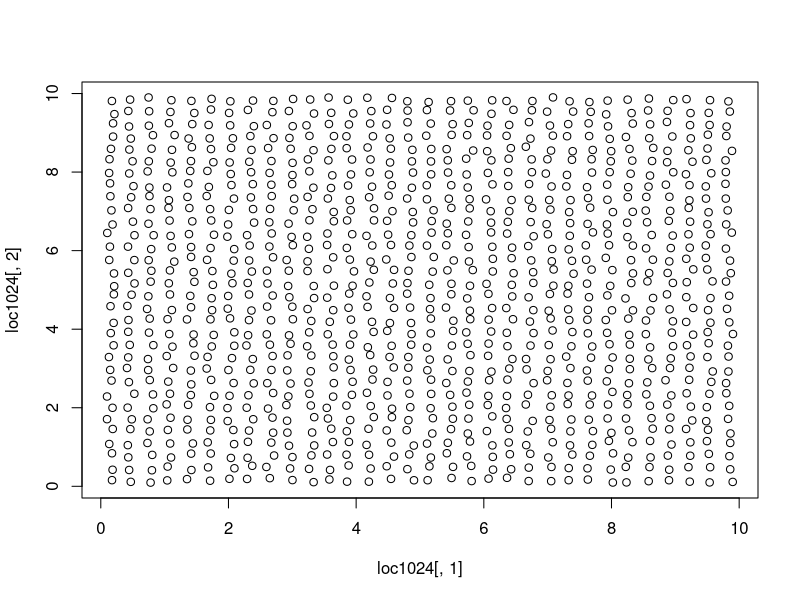
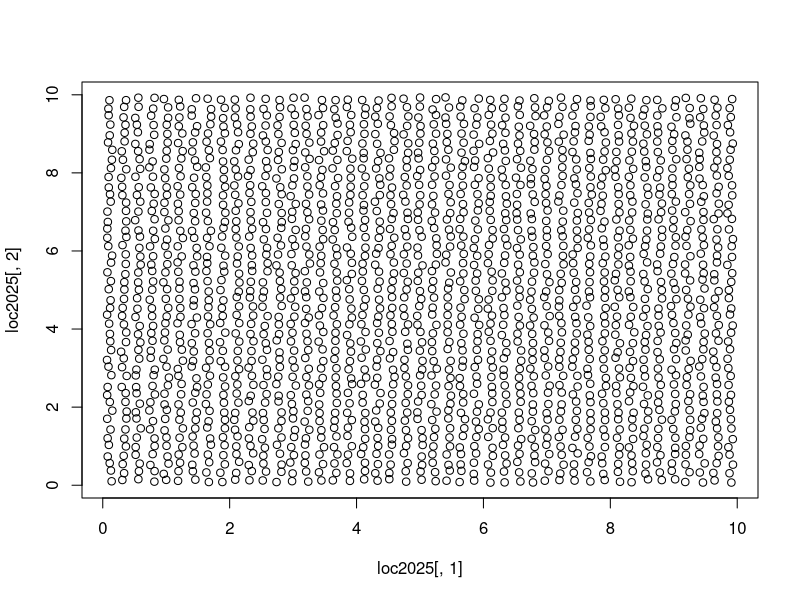
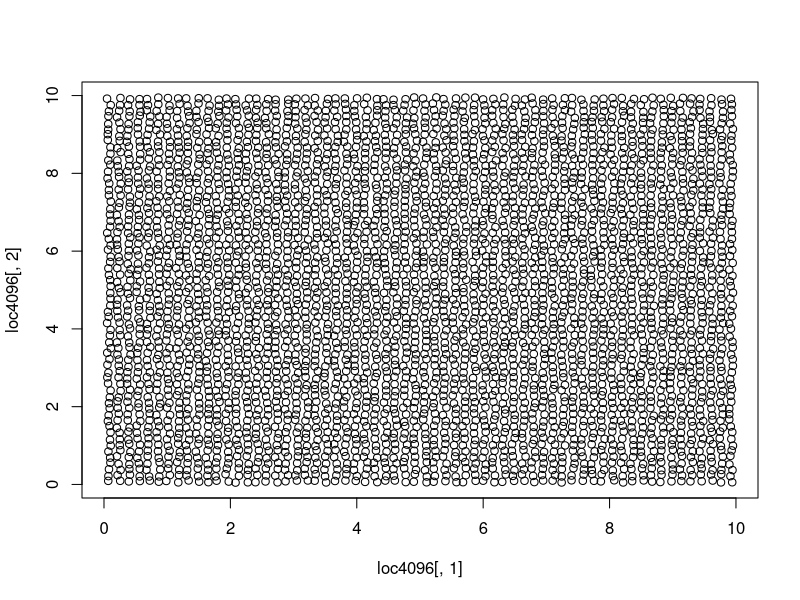
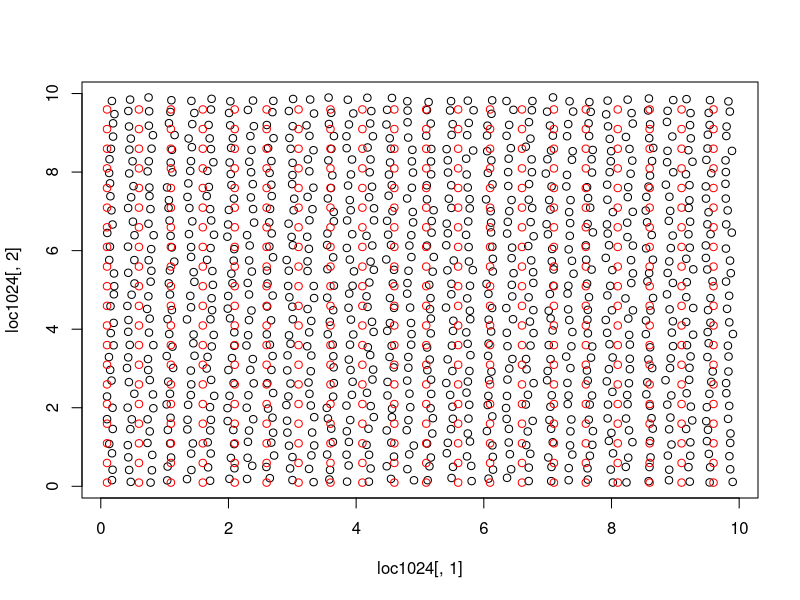
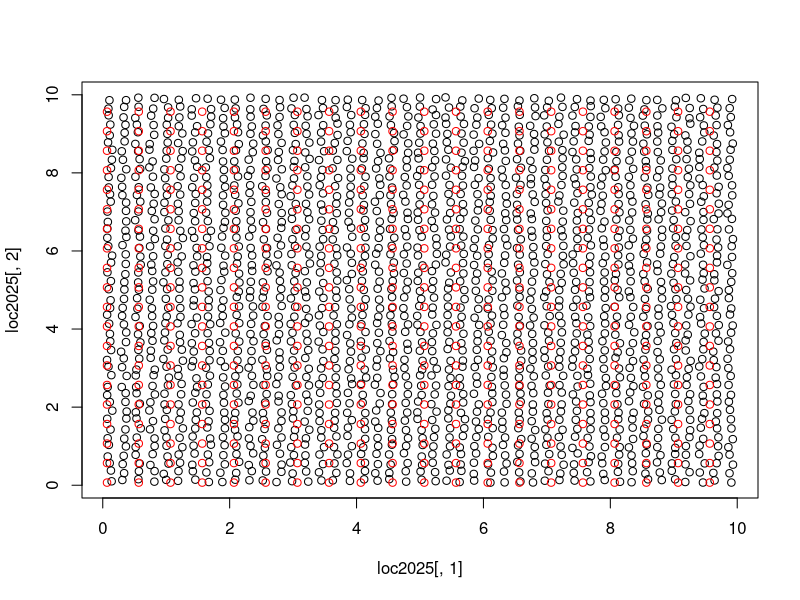
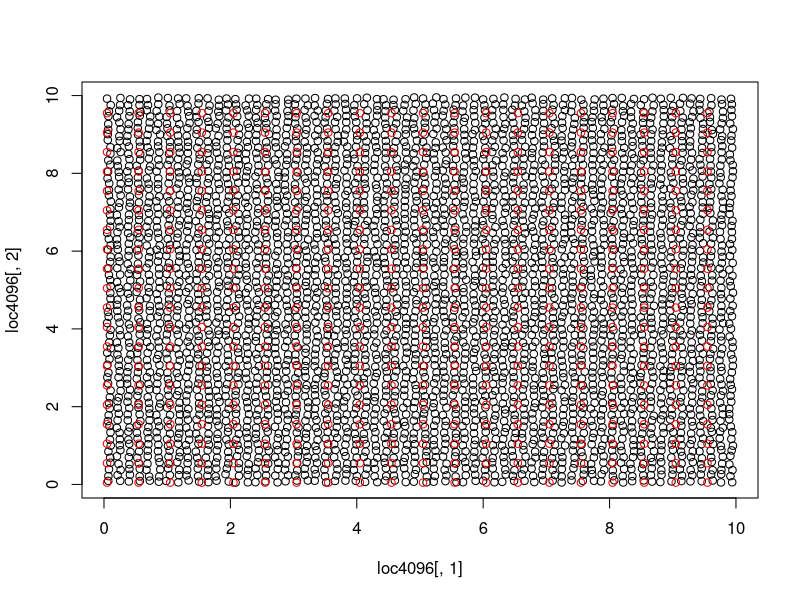

Source code (R) for these figures, in order: (Note: this script raises an error after producing the figures.)
### Jessica Miller ###
### Nov. 10, 2016 ###
### ST 758 Proj. 2 ###

#setwd("F:/ST 758/jmmill13ST758")
#library(fields)
#library(geoR)
#library(mvtnorm)

loc1024 <- read.csv("locations1024.csv", header=T)
loc2025 <- read.csv("locations2025.csv", header=T)
loc4096 <- read.csv("locations4096.csv", header=T)

## Plot locations on grid

plot(loc1024[,1],loc1024[,2])
plot(loc2025[,1],loc2025[,2])
plot(loc4096[,1],loc4096[,2])

# The locations are very similar to each other. Create grid.

newlocs <- function(locs.x, locs.y, sep) {
    x1 <- seq(min(locs.x), max(locs.x), by=sep)
    x2 <- seq(min(locs.y), max(locs.y), by=sep)
    s   <- expand.grid(x1, x2)
}

new1024 <- newlocs(loc1024[,1], loc1024[,2], .5)
new2025 <- newlocs(loc2025[,1], loc2025[,2], .5)
new4096 <- newlocs(loc4096[,1], loc4096[,2], .5)


plot(loc1024[,1],loc1024[,2])
points(new1024[,1], new1024[,2], col="red")
plot(loc2025[,1],loc2025[,2])
points(new2025[,1], new2025[,2], col="red")
plot(loc4096[,1],loc4096[,2])
points(new4096[,1], new4096[,2], col="red")

# Calculate covariance matrices for new grid.

dist1024 <- rdist(new1024)
dist2025 <- rdist(new2025)
dist4096 <- rdist(new4096)

covmat <- function(number, dist) {
    if (number == 1) {
        cov <- Matern(dist1024,1)
    }
    if (number == 2) {
        cov <- exp(-dist)
    }
    return(cov)
}

cov1024.mat <- covmat(1,dist1024)
cov2025.mat <- covmat(1,dist2025)
cov4096.mat <- covmat(1,dist4096)
cov1024.exp <- covmat(2,dist1024)
cov2025.exp <- covmat(2,dist2025)
cov4096.exp <- covmat(2,dist4096)

# Calculate Gaussian log likelihood two different ways:
# once using solve() to calculate inverse,
# once using chol2inv() to calculate inverse.
# Return the timing of each.

loglik <- function(cov) {
    y <- rmvnorm(n=nrow(cov), sigma=cov)
    timing1 <- vector()
    timing2 <- vector()
    for (i in 1:nrow(cov)){
        timing1 <- append(timing1, system.time(t(y[,i])%*%solve(cov)%*%y[,i])[3])
        timing2 <- append(timing2, system.time(t(y[,i])%*%chol2inv(chol(cov))%*%y[,i])[3])
    }
    return(list(as.numeric(timing1),as.numeric(timing2)))
}

ll1024.mat <- loglik(cov1024.mat)
ll1024.exp <- loglik(cov1024.exp)
ll2025.mat <- loglik(cov2025.mat)
ll2025.exp <- loglik(cov2025.exp)
ll4096.mat <- loglik(cov4096.mat)
ll4096.exp <- loglik(cov4096.exp)

mean(ll1024.mat[[1]])
mean(ll1024.exp[[1]])
mean(ll1024.mat[[2]])
mean(ll1024.exp[[2]])
mean(ll2025.mat[[1]])
mean(ll2025.exp[[1]])
mean(ll2025.mat[[2]])
mean(ll2025.exp[[2]])
mean(ll4096.mat[[1]])
mean(ll4096.exp[[1]])
mean(ll4096.mat[[2]])
mean(ll4096.exp[[2]])

# Looks like chol2inv() is the faster way.
# Create new grid for higher accuracy.

new2025.2 <- newlocs(loc2025[,1], loc2025[,2], .375)
new4096.2 <- newlocs(loc4096[,1], loc4096[,2], .25)

plot(loc2025[,1],loc2025[,2])
points(new2025.2[,1], new2025.2[,2], col="red")
plot(loc4096[,1],loc4096[,2])
points(new4096.2[,1], new4096.2[,2], col="red")

# Use new grids to investigate the speeds of the log-likelihoods.

dist2025.2 <- rdist(new2025.2)
dist4096.2 <- rdist(new4096.2)

cov2025.mat.2 <- covmat(1,dist2025.2)
cov4096.mat.2 <- covmat(1,dist4096.2)
cov2025.exp.2 <- covmat(2,dist2025.2)
cov4096.exp.2 <- covmat(2,dist4096.2)

ll2025.mat.2 <- loglik(cov2025.mat.2)
ll2025.exp.2 <- loglik(cov2025.exp.2)
ll4096.mat.2 <- loglik(cov4096.mat.2)
ll4096.exp.2 <- loglik(cov4096.exp.2) ## Takes a long time!

mean(ll2025.mat.2[[1]])
mean(ll2025.exp.2[[1]])
mean(ll2025.mat.2[[2]])
mean(ll2025.exp.2[[2]])
mean(ll4096.mat.2[[1]])
mean(ll4096.exp.2[[1]])
mean(ll4096.mat.2[[2]])
mean(ll4096.exp.2[[2]])

